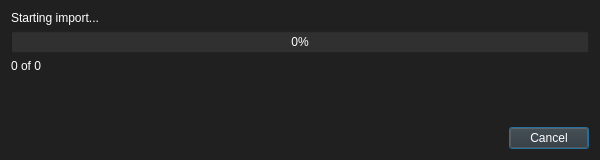
<?xml version="1.0" encoding="UTF-8"?>
<ui version="4.0">
 <class>ImportProgressDialog</class>
 <widget class="QDialog" name="ImportProgressDialog">
  <property name="geometry">
   <rect>
    <x>0</x>
    <y>0</y>
    <width>600</width>
    <height>160</height>
   </rect>
  </property>
  <property name="minimumSize">
   <size>
    <width>500</width>
    <height>160</height>
   </size>
  </property>
  <property name="windowTitle">
   <string>Importing Music</string>
  </property>
  <property name="styleSheet">
   <string notr="true">background-color: #202020;</string>
  </property>
  <property name="modal">
   <bool>true</bool>
  </property>
  <layout class="QVBoxLayout" name="verticalLayout">
   <item>
    <widget class="QLabel" name="statusLabel">
     <property name="styleSheet">
      <string notr="true">color: white;</string>
     </property>
     <property name="text">
      <string>Starting import...</string>
     </property>
     <property name="wordWrap">
      <bool>true</bool>
     </property>
    </widget>
   </item>
   <item>
    <widget class="QProgressBar" name="progressBar">
     <property name="styleSheet">
      <string notr="true">color: white;background-color: #303030;</string>
     </property>
     <property name="value">
      <number>0</number>
     </property>
     <property name="textVisible">
      <bool>true</bool>
     </property>
    </widget>
   </item>
   <item>
    <widget class="QLabel" name="countLabel">
     <property name="styleSheet">
      <string notr="true">color: white;</string>
     </property>
     <property name="text">
      <string>0 of 0</string>
     </property>
    </widget>
   </item>
   <item>
    <spacer name="verticalSpacer">
     <property name="orientation">
      <enum>Qt::Orientation::Vertical</enum>
     </property>
     <property name="sizeHint" stdset="0">
      <size>
       <width>20</width>
       <height>20</height>
      </size>
     </property>
    </spacer>
   </item>
   <item>
    <widget class="QDialogButtonBox" name="buttonBox">
     <property name="styleSheet">
      <string notr="true">color: white;background-color: #303030;</string>
     </property>
     <property name="standardButtons">
      <set>QDialogButtonBox::StandardButton::Cancel</set>
     </property>
    </widget>
   </item>
  </layout>
 </widget>
 <resources/>
 <connections/>
</ui>
